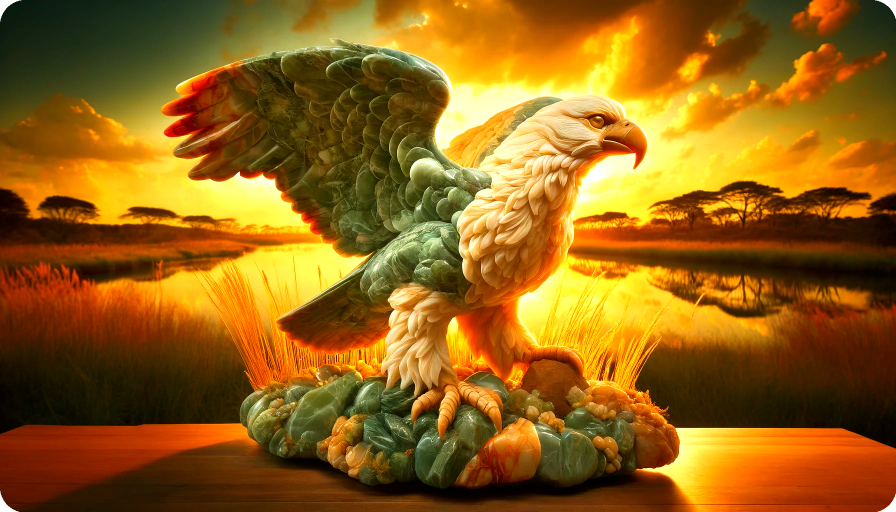
#> input picture assets/images/african-fish-eagle-2.png, 1792 x 1024 px (shown at 1/2 size); its folder holds only this picture in this run
$ python extract-colors.py -i ../assets/images
#> lines starting #> are read from the running program, lines starting #| are printed output that depends on the picture
#!/usr/bin/env python3
"""
BEASTIQUE — Color Palette Extraction Tool
==========================================
Extracts dominant colors from species images using three algorithms:
  1. K-Means Clustering (scikit-learn)
  2. Median Cut (custom implementation)
  3. Histogram Peak Detection (custom implementation)

Outputs:
  - palettes-kmeans.json     — K-Means results for all images
  - palettes-mediancut.json  — Median Cut results for all images
  - palettes-histogram.json  — Histogram Peak results for all images
  - palettes-combined.json   — All three methods side-by-side per image
  - swatches/                — SVG swatch files for each image (one per algorithm)

Usage:
  python extract-colors.py [--input <dir>] [--output <dir>] [--colors <n>]
"""

import argparse
import json
import os
import sys
import colorsys
from pathlib import Path
from collections import Counter

import numpy as np
from PIL import Image
from sklearn.cluster import KMeans


# ═══════════════════════════════════════
# CONFIGURATION
# ═══════════════════════════════════════

DEFAULT_NUM_COLORS = 5
THUMBNAIL_SIZE = (256, 256)  # Downsample for performance
MIN_SATURATION = 0.04        # Filter near-grayscale for prominence ranking
MIN_BRIGHTNESS = 0.03        # Filter near-black
MAX_BRIGHTNESS = 0.97        # Filter near-white


# ═══════════════════════════════════════
# COLOR UTILITIES
# ═══════════════════════════════════════

def rgb_to_hex(r, g, b):
    """Convert RGB (0-255) to hex string."""
    return f"#{int(r):02x}{int(g):02x}{int(b):02x}"


def hex_to_rgb(hex_str):
    """Convert hex string to RGB tuple."""
    hex_str = hex_str.lstrip('#')
    return tuple(int(hex_str[i:i+2], 16) for i in (0, 2, 4))


def rgb_to_hsl(r, g, b):
    """Convert RGB (0-255) to HSL (h: 0-360, s: 0-100, l: 0-100)."""
    h, l, s = colorsys.rgb_to_hls(r / 255, g / 255, b / 255)
    return round(h * 360, 1), round(s * 100, 1), round(l * 100, 1)


def color_name_approx(r, g, b):
    """Approximate a human-readable color name from RGB."""
    h, s, l = rgb_to_hsl(r, g, b)

    # Achromatic
    if s < 10:
        if l < 15:
            return "black"
        elif l < 40:
            return "dark gray"
        elif l < 60:
            return "gray"
        elif l < 85:
            return "light gray"
        else:
            return "white"

    # Chromatic
    hue_names = [
        (15, "red"), (35, "orange"), (55, "yellow"), (75, "yellow-green"),
        (150, "green"), (185, "cyan"), (250, "blue"), (285, "purple"),
        (330, "pink"), (360, "red")
    ]

    for threshold, name in hue_names:
        if h < threshold:
            if l < 25:
                return f"dark {name}"
            elif l > 75:
                return f"light {name}"
            return name

    return "red"


def compute_luminance(r, g, b):
    """Relative luminance per WCAG 2.0."""
    def linearize(c):
        c = c / 255
        return c / 12.92 if c <= 0.03928 else ((c + 0.055) / 1.055) ** 2.4
    return 0.2126 * linearize(r) + 0.7152 * linearize(g) + 0.0722 * linearize(b)


def contrast_ratio(color1, color2):
    """WCAG contrast ratio between two RGB tuples."""
    l1 = compute_luminance(*color1)
    l2 = compute_luminance(*color2)
    lighter = max(l1, l2)
    darker = min(l1, l2)
    return (lighter + 0.05) / (darker + 0.05)


def format_color_entry(rgb, percentage=None, rank=None):
    """Build a standardized color dict from an RGB tuple."""
    r, g, b = int(rgb[0]), int(rgb[1]), int(rgb[2])
    h, s, l = rgb_to_hsl(r, g, b)
    entry = {
        "hex": rgb_to_hex(r, g, b),
        "rgb": [r, g, b],
        "hsl": [h, s, l],
        "name": color_name_approx(r, g, b),
        "luminance": round(compute_luminance(r, g, b), 4)
    }
    if percentage is not None:
        entry["percentage"] = round(percentage, 2)
    if rank is not None:
        entry["rank"] = rank
    return entry


# ═══════════════════════════════════════
# IMAGE PREPROCESSING
# ═══════════════════════════════════════

def load_and_prepare(image_path):
    """Load image, convert to RGB, thumbnail for performance, return pixel array."""
    img = Image.open(image_path).convert('RGB')
    img.thumbnail(THUMBNAIL_SIZE, Image.Resampling.LANCZOS)
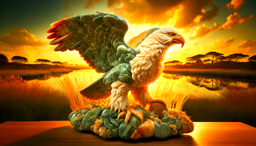
#> img: PIL image 256x146 RGB; mean R, G, B 146.1, 97.4, 21.4
    pixels = np.array(img).reshape(-1, 3)
    return pixels, img


def filter_extreme_pixels(pixels):
    """Remove near-black and near-white pixels that skew results."""
    # Convert to float for HSV check
    hsv = np.array([colorsys.rgb_to_hsv(r/255, g/255, b/255) for r, g, b in pixels])
    brightness = hsv[:, 2]
    mask = (brightness > MIN_BRIGHTNESS) & (brightness < MAX_BRIGHTNESS)
    filtered = pixels[mask]
    # If filtering removed too many pixels, return original
    if len(filtered) < len(pixels) * 0.1:
        return pixels
    return filtered


# ═══════════════════════════════════════
# ALGORITHM 1: K-MEANS CLUSTERING
# ═══════════════════════════════════════

def extract_kmeans(pixels, n_colors=DEFAULT_NUM_COLORS):
    """
    K-Means clustering on RGB pixel space.

    Pros: Mathematically optimal cluster centers, widely used, deterministic(ish)
    Cons: Can merge visually distinct colors if they occupy similar RGB space,
          sensitive to initialization (mitigated with k-means++)
    """
#> called with pixels = array of shape (37376, 3), n_colors = 5
    filtered = filter_extreme_pixels(pixels)

    kmeans = KMeans(
        n_clusters=n_colors,
        n_init=10,
        max_iter=300,
        random_state=42
    )
    kmeans.fit(filtered)

    # Get cluster centers and sizes
    centers = kmeans.cluster_centers_
    labels = kmeans.labels_
    counts = np.bincount(labels, minlength=n_colors)
    total = len(labels)

    # Sort by cluster size (most dominant first)
    order = np.argsort(-counts)

    colors = []
    for rank, idx in enumerate(order):
        rgb = centers[idx]
        pct = (counts[idx] / total) * 100
        colors.append(format_color_entry(rgb, percentage=pct, rank=rank + 1))
#> in process_image, `kmeans_colors = extract_kmeans(pixels, n_colors)`: kmeans_colors = 5 items

    return colors


# ═══════════════════════════════════════
# ALGORITHM 2: MEDIAN CUT
# ═══════════════════════════════════════

def median_cut(pixels, depth, max_depth):
    """
    Recursive median cut quantization.

    Splits the pixel population along the channel with the widest range,
    at the median value of that channel, recursively until we have
    the desired number of buckets.

    Pros: Preserves perceptual color distribution, no randomness,
          handles gradients well
    Cons: Always produces 2^n buckets, less flexible cluster count
    """
#> called with pixels = array of shape (29463, 3), depth = 0, max_depth = 4
    if depth >= max_depth or len(pixels) == 0:
        if len(pixels) == 0:
            return []
        avg = pixels.mean(axis=0)
        return [(avg, len(pixels))]

    # Find channel with widest range
    ranges = pixels.max(axis=0) - pixels.min(axis=0)
#> ranges = [243, 247, 223]
    channel = np.argmax(ranges)
#> channel = 1

    # Sort by that channel and split at median
    sorted_pixels = pixels[pixels[:, channel].argsort()]
    mid = len(sorted_pixels) // 2
#> mid = 14731

    left = median_cut(sorted_pixels[:mid], depth + 1, max_depth)
#> left = [([24.89, 13.61, 0.178], 1841), ([31.48, 35.94, 12.03], 1841), ([55.72, 26.48, 0.16], 1841), ([60.62, 45.84, 4.07], 1842), ([88.04, 32.15, 0.179], 1841), ([91.07, 50.12, 1.81], 1842), ([118.6, 44.43, 0.795], 1841), ([158.5, 46.05, 0.154], 1842)]
    right = median_cut(sorted_pixels[mid:], depth + 1, max_depth)
#> right = [([114, 70.08, 3.2], 1841), ([161.9, 80.75, 1.49], 1842), ([209.2, 84.96, 0.411], 1841), ([222.9, 123.9, 1.63], 1842), ([74, 74.34, 22.93], 1841), ([167.4, 113.9, 21.65], 1842), ([112, 116.3, 56.26], 1841), ([208, 173.6, 88.55], 1842)]

    return left + right


def extract_mediancut(pixels, n_colors=DEFAULT_NUM_COLORS):
    """Median cut quantization — extract dominant palette."""
    filtered = filter_extreme_pixels(pixels)

    # Median cut produces 2^depth buckets — find the right depth
    # We want at least n_colors, then trim to top N
    depth = 0
    while (2 ** depth) < n_colors * 2:
        depth += 1

    buckets = median_cut(filtered, 0, depth)
#> buckets = 16 items, first 6: ([24.89, 13.61, 0.178], 1841), ([31.48, 35.94, 12.03], 1841), ([55.72, 26.48, 0.16], 1841), ([60.62, 45.84, 4.07], 1842), ([88.04, 32.15, 0.179], 1841), ([91.07, 50.12, 1.81], 1842)

    # Sort by population (most pixels first)
    buckets.sort(key=lambda b: b[1], reverse=True)

    total = sum(count for _, count in buckets)
#> total = 29463

    colors = []
    for rank, (rgb, count) in enumerate(buckets[:n_colors]):
        pct = (count / total) * 100
        colors.append(format_color_entry(rgb, percentage=pct, rank=rank + 1))
#> this loop made 5 passes
#> (rgb, r in format_color_entry, g in format_color_entry, b in format_color_entry) on passes 1 to 5: ([60.62, 45.84, 4.07], 60, 45, 4), ([91.07, 50.12, 1.81], 91, 50, 1), ([158.5, 46.05, 0.154], 158, 46, 0), ([161.9, 80.75, 1.49], 161, 80, 1), ([222.9, 123.9, 1.63], 222, 123, 1)
#> after the loop, colors = 5 items

    return colors


# ═══════════════════════════════════════
# ALGORITHM 3: HISTOGRAM PEAK DETECTION
# ═══════════════════════════════════════

def extract_histogram(pixels, n_colors=DEFAULT_NUM_COLORS):
    """
    3D histogram with peak detection in HSL space.

    Quantizes pixels into HSL buckets, finds the most populated buckets,
    then refines by averaging the actual pixel values in each bucket.

    Pros: Works in perceptual color space (HSL), finds true visual peaks,
          handles images with many subtle gradations well
    Cons: Bucket size affects resolution, can miss thin color bands
    """
#> called with pixels = array of shape (37376, 3), n_colors = 5
    filtered = filter_extreme_pixels(pixels)

    # Convert to HSL space for perceptual bucketing
    # Quantize: Hue into 18 bins (20deg each), Sat into 5 bins, Light into 5 bins
    h_bins, s_bins, l_bins = 18, 5, 5

    bucket_counts = Counter()
    bucket_pixels = {}

    for r, g, b in filtered:
        h, l, s = colorsys.rgb_to_hls(r/255, g/255, b/255)

        hb = min(int(h * h_bins), h_bins - 1)
        sb = min(int(s * s_bins), s_bins - 1)
        lb = min(int(l * l_bins), l_bins - 1)

        key = (hb, sb, lb)
        bucket_counts[key] += 1
        if key not in bucket_pixels:
            bucket_pixels[key] = []
        bucket_pixels[key].append([r, g, b])
#> this loop made 29463 passes
#> (r, g, b, h, l, s, hb, sb) on passes 1 to 3: (7, 19, 16, 0.458, 0.051, 0.462, 8, 2), (9, 20, 13, 0.394, 0.0569, 0.379, 7, 1), (8, 21, 13, 0.397, 0.0569, 0.448, 7, 2)

    # Get top buckets by population
    top_buckets = bucket_counts.most_common(n_colors * 3)  # Over-select then merge

    total = sum(bucket_counts.values())

    # For each top bucket, compute the average RGB
    candidates = []
    for key, count in top_buckets:
        px = np.array(bucket_pixels[key])
        avg_rgb = px.mean(axis=0)
        pct = (count / total) * 100
        candidates.append((avg_rgb, pct))
#> this loop made 15 passes
#> (key, count) on passes 1 to 12: ((1, 4, 1), 6176), ((1, 4, 0), 5469), ((1, 4, 2), 2859), ((2, 4, 0), 2618), ((0, 4, 1), 2213), ((0, 4, 0), 972), ((3, 2, 1), 696), ((2, 2, 1), 661), ((3, 1, 1), 567), ((2, 3, 1), 567), ((2, 4, 1), 491), ((2, 3, 0), 481)

    # Merge candidates that are too similar (within deltaE ~25 in RGB space)
    merged = []
    used = set()
    for i, (rgb_i, pct_i) in enumerate(candidates):
        if i in used:
            continue
        group_rgb = [rgb_i]
        group_pct = pct_i
        used.add(i)
        for j, (rgb_j, pct_j) in enumerate(candidates):
            if j in used:
                continue
            dist = np.sqrt(np.sum((rgb_i - rgb_j) ** 2))
            if dist < 40:  # RGB Euclidean distance threshold
                group_rgb.append(rgb_j)
                group_pct += pct_j
                used.add(j)
        # Weighted average of merged colors
        avg = np.mean(group_rgb, axis=0)
        merged.append((avg, group_pct))
#> this loop made 15 passes
#> (rgb_i, pct_i) on passes 1 to 12: ([145.2, 69.72, 1.72], 20.96), ([65.42, 32.75, 0.376], 18.56), ([225.9, 115.8, 4.45], 9.7), ([51.83, 39.59, 1.47], 8.89), ([148, 40.14, 0.113], 7.51), ([62.26, 16.91, 0.0484], 3.3), ([89.93, 95.15, 35.57], 2.36), ([110.7, 101.9, 36], 2.24), ([96.9, 105.6, 51.34], 1.92), ([113.4, 93.57, 21.59], 1.92), ([134.9, 98.44, 6.59], 1.67), ([72.12, 63.01, 12.15], 1.63)

    # Sort by percentage and take top N
    merged.sort(key=lambda x: x[1], reverse=True)

    colors = []
    for rank, (rgb, pct) in enumerate(merged[:n_colors]):
        colors.append(format_color_entry(rgb, percentage=pct, rank=rank + 1))
#> this loop made 5 passes
#> (rgb, pct) on passes 1 to 5: ([61.58, 42.88, 7], 33.93), ([142.7, 69.44, 2.81], 30.14), ([225.9, 115.8, 4.45], 9.7), ([102.7, 99.05, 36.13], 8.45), ([205.6, 135.3, 44.88], 1.4)

    return colors


# ═══════════════════════════════════════
# SVG SWATCH GENERATOR
# ═══════════════════════════════════════

def generate_swatch_svg(image_name, colors, algorithm, output_dir):
    """
    Generate an SVG palette swatch for a single image + algorithm.

    Layout: horizontal strip with colored rectangles + hex labels,
    plus the image name at the top.
    """
    n = len(colors)
    swatch_w = 80
    swatch_h = 100
    label_h = 50
    header_h = 40
    padding = 10
    total_w = padding + n * (swatch_w + padding)
    total_h = header_h + swatch_h + label_h + padding

    svg_lines = [
        f'<svg xmlns="http://www.w3.org/2000/svg" viewBox="0 0 {total_w} {total_h}" width="{total_w}" height="{total_h}">',
        f'  <rect width="{total_w}" height="{total_h}" fill="#0a0a0a" rx="6"/>',
        '',
        f'  <!-- {algorithm} palette for {image_name} -->',
        f'  <text x="{total_w / 2}" y="26" text-anchor="middle" fill="#e8e0d4" font-family="Raleway, sans-serif" font-size="12" font-weight="600" letter-spacing="0.1em">{image_name.upper()}</text>',
        f'  <text x="{total_w / 2}" y="{total_h - 6}" text-anchor="middle" fill="rgba(232,224,212,0.3)" font-family="Raleway, sans-serif" font-size="8" letter-spacing="0.15em">{algorithm.upper()}</text>',
        ''
    ]

    for i, color in enumerate(colors):
        x = padding + i * (swatch_w + padding)
        y = header_h

        hex_val = color["hex"]
        pct = color.get("percentage", 0)
        name = color.get("name", "")

        # Text color: white on dark swatches, black on light
        text_fill = "#0a0a0a" if color["luminance"] > 0.4 else "#e8e0d4"

        svg_lines.extend([
            f'  <rect x="{x}" y="{y}" width="{swatch_w}" height="{swatch_h}" fill="{hex_val}" rx="4"/>',
            f'  <text x="{x + swatch_w/2}" y="{y + swatch_h + 18}" text-anchor="middle" fill="#e8e0d4" font-family="monospace" font-size="10">{hex_val}</text>',
            f'  <text x="{x + swatch_w/2}" y="{y + swatch_h + 32}" text-anchor="middle" fill="rgba(232,224,212,0.5)" font-family="Raleway, sans-serif" font-size="8">{pct:.1f}%</text>',
            f'  <text x="{x + swatch_w/2}" y="{y + swatch_h/2 + 4}" text-anchor="middle" fill="{text_fill}" font-family="Raleway, sans-serif" font-size="9" font-weight="500" opacity="0.8">{name}</text>',
        ])

    svg_lines.append('</svg>')

    # Write file
    safe_name = image_name.replace(' ', '-').lower()
    filename = f"{safe_name}--{algorithm}.svg"
    filepath = os.path.join(output_dir, filename)
    with open(filepath, 'w', encoding='utf-8') as f:
        f.write('\n'.join(svg_lines))

    return filename


# ═══════════════════════════════════════
# MAIN PIPELINE
# ═══════════════════════════════════════

def process_image(image_path, n_colors):
    """Process a single image through all three algorithms."""
    print(f"  Processing: {os.path.basename(image_path)}")

    pixels, img = load_and_prepare(image_path)
    width, height = img.size

    kmeans_colors = extract_kmeans(pixels, n_colors)
    mediancut_colors = extract_mediancut(pixels, n_colors)
    histogram_colors = extract_histogram(pixels, n_colors)

    # Compute contrast between first two colors for each method
    def top_contrast(colors):
        if len(colors) >= 2:
            c1 = hex_to_rgb(colors[0]["hex"])
            c2 = hex_to_rgb(colors[1]["hex"])
            return round(contrast_ratio(c1, c2), 2)
        return None

    base_name = Path(image_path).stem
    relative_path = f"assets/images/aquatic/{os.path.basename(image_path)}"

    base_info = {
        "image": base_name,
        "file": relative_path,
        "dimensions": {"width": width, "height": height},
        "pixelsSampled": len(pixels)
    }

    return {
        "info": base_info,
        "kmeans": {
            **base_info,
            "algorithm": "kmeans",
            "description": "K-Means clustering in RGB space — finds optimal cluster centers",
            "colors": kmeans_colors,
            "topContrast": top_contrast(kmeans_colors)
        },
        "mediancut": {
            **base_info,
            "algorithm": "mediancut",
            "description": "Median Cut quantization — splits color space along widest channel range",
            "colors": mediancut_colors,
            "topContrast": top_contrast(mediancut_colors)
        },
        "histogram": {
            **base_info,
            "algorithm": "histogram",
            "description": "HSL histogram peak detection — finds perceptual color peaks",
            "colors": histogram_colors,
            "topContrast": top_contrast(histogram_colors)
        }
    }


def main():
    parser = argparse.ArgumentParser(description='BEASTIQUE Color Palette Extraction')
    parser.add_argument('--input', '-i', type=str, help='Input image directory')
    parser.add_argument('--output', '-o', type=str, help='Output directory for JSON + SVG files')
    parser.add_argument('--colors', '-c', type=int, default=DEFAULT_NUM_COLORS, help='Number of dominant colors to extract (default: 5)')
    args = parser.parse_args()

    # Resolve paths relative to this script's location
    script_dir = Path(__file__).parent
    project_root = script_dir.parent

    input_dir = Path(args.input) if args.input else project_root / "assets" / "images" / "aquatic"
    output_dir = Path(args.output) if args.output else project_root / "data" / "color-palettes" / "aquatic"

    if not input_dir.exists():
        print(f"Error: Input directory not found: {input_dir}")
        sys.exit(1)

    # Create output directories
    output_dir.mkdir(parents=True, exist_ok=True)
    swatch_dir = output_dir / "swatches"
    swatch_dir.mkdir(exist_ok=True)

    # Find all image files
    extensions = {'.png', '.jpg', '.jpeg', '.webp'}
    images = sorted([
        f for f in input_dir.iterdir()
        if f.suffix.lower() in extensions
    ])

    if not images:
        print(f"Error: No images found in {input_dir}")
        sys.exit(1)

    print(f"\n{'='*60}")
    print(f"  BEASTIQUE — Color Palette Extraction")
    print(f"  {len(images)} images | {args.colors} colors per image | 3 algorithms")
    print(f"{'='*60}\n")

    # Process all images
    kmeans_results = []
    mediancut_results = []
    histogram_results = []
    combined_results = []

    for image_path in images:
        result = process_image(str(image_path), args.colors)

        kmeans_results.append(result["kmeans"])
        mediancut_results.append(result["mediancut"])
        histogram_results.append(result["histogram"])

        combined_results.append({
            **result["info"],
            "palettes": {
                "kmeans": result["kmeans"]["colors"],
                "mediancut": result["mediancut"]["colors"],
                "histogram": result["histogram"]["colors"]
            }
        })

        # Generate SVG swatches for each algorithm
        base_name = result["info"]["image"]
        for algo_key in ["kmeans", "mediancut", "histogram"]:
            generate_swatch_svg(
                base_name,
                result[algo_key]["colors"],
                algo_key,
                str(swatch_dir)
            )

    # ── Write JSON files ──

    meta = {
        "generator": "beastique/tools/extract-colors.py",
        "category": "aquatic",
        "colorsPerImage": args.colors,
        "imageCount": len(images),
        "algorithms": {
            "kmeans": "K-Means clustering in RGB color space. Groups pixels into k clusters and returns cluster centers. Best for finding the mathematically dominant colors.",
            "mediancut": "Median Cut quantization. Recursively splits the color volume along its longest axis at the median. Preserves the natural distribution of the color space.",
            "histogram": "HSL histogram with peak detection and merging. Quantizes into perceptual HSL bins, finds population peaks, and merges similar colors. Best for capturing how humans perceive the image."
        }
    }

    # Individual algorithm files
    for name, results in [("kmeans", kmeans_results), ("mediancut", mediancut_results), ("histogram", histogram_results)]:
        filepath = output_dir / f"palettes-{name}.json"
        data = {"meta": {**meta, "algorithm": name}, "images": results}
        with open(filepath, 'w', encoding='utf-8') as f:
            json.dump(data, f, indent=2, ensure_ascii=False)
        print(f"  Wrote: {filepath.name}")
#> this loop made 3 passes
#> name on passes 1 to 3: 'kmeans', 'mediancut', 'histogram'
#|   Wrote: palettes-kmeans.json
#|   Wrote: palettes-mediancut.json
#|   Wrote: palettes-histogram.json

    # Combined file
    combined_filepath = output_dir / "palettes-combined.json"
    combined_data = {"meta": meta, "images": combined_results}
    with open(combined_filepath, 'w', encoding='utf-8') as f:
        json.dump(combined_data, f, indent=2, ensure_ascii=False)
    print(f"  Wrote: {combined_filepath.name}")

    # SVG count
    svg_count = len(list(swatch_dir.glob("*.svg")))
    print(f"  Wrote: {svg_count} SVG swatches in swatches/")

    print(f"\n{'='*60}")
    print(f"  Done! Output: {output_dir}")
    print(f"{'='*60}\n")


if __name__ == '__main__':
    main()
